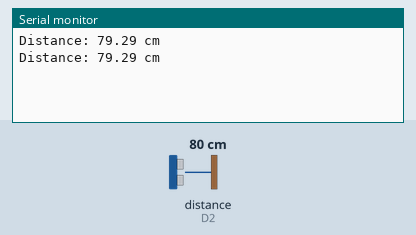
Simulated run of this sketch. Board: ESP8266 (NodeMCU). Shown: the last lines printed to the serial monitor. Wiring (inferred from the names in the program): ultrasonic range finder: trigger D1; echo D2. The inputs (shaded band) are chosen by the test bench; at power-on: distance to the obstacle (sensor on D2) 80 cm. The echo pulse lasts 58.3 µs per cm.

Above: at 1.8 s.
1.9 s: distance to the obstacle (sensor on D2) set to 2 cm
At 2.8 s:
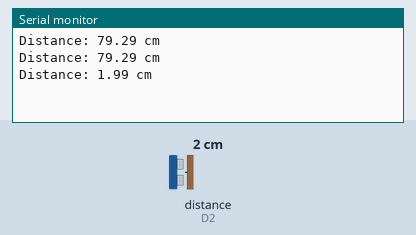
3.4 s: distance to the obstacle (sensor on D2) set to 4 cm
At 4.8 s:
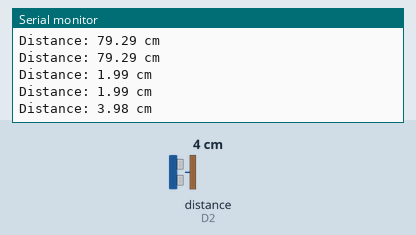
Timing chart, 0 to 6.4 s (numbered marks = the images above; inputs shaded):
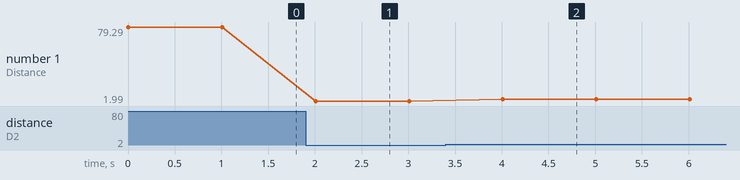

Measured:
- after the input at 1.9 s, the serial monitor: prints a new line after 0.11 s (image 1)
- after the input at 3.4 s, the serial monitor: prints a new line after 0.61 s (image 2)
- plotted number 1: 79.29 → 1.99 after the input at 1.9 s, 1.99 → 3.98 after the input at 3.4 s

The sketch:

ultrasonic_sensor.ino
```cpp
#define TRIG_PIN D1
#define ECHO_PIN D2

void setup() {
  Serial.begin(9600);
  pinMode(TRIG_PIN, OUTPUT);
  pinMode(ECHO_PIN, INPUT);
}

void loop() {
  // Clear the trigger
  digitalWrite(TRIG_PIN, LOW);
  delayMicroseconds(2);

  // Set the trigger to HIGH for 10 microseconds
  digitalWrite(TRIG_PIN, HIGH);
  delayMicroseconds(10);
  digitalWrite(TRIG_PIN, LOW);

  // Read the echo pin
  long duration = pulseIn(ECHO_PIN, HIGH);

  // Calculate the distance in cm
  float distance = duration * 0.034 / 2;

  // Print the distance to the Serial Monitor
  Serial.print("Distance: ");
  Serial.print(distance);
  Serial.println(" cm");

  delay(1000); // Wait for a second before the next measurement
}
```
